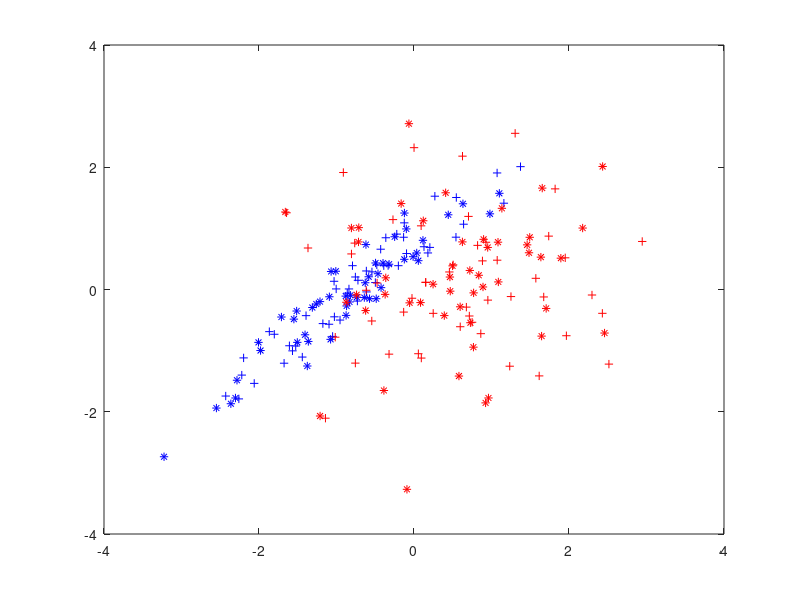

The MATLAB source for this figure: (Note: this script raises an error after producing the figure.)
% Goal: Gaussian Process Classification - GPC
set(0,'DefaultFigureWindowStyle','docked')

clc; clear; close all
%rng('default');

%% setup test Data points
n1 = 100; n2 = 100;
n_test = 50;

S1 = eye(2); S2 = [1,0.95;0.95,1];
m1 = [0.75, 0]; m2 = [-0.75, 0];

x1 = mvnrnd(m1,S1,n1);
x2 = mvnrnd(m2,S2,n2);

x = [x1(1:n1-n_test,:);x2(1:n2-n_test,:)]; y = [-ones(n1-n_test,1); ones(n2-n_test,1)];
x_test = [x1(n_test+1:end,:);x2(n_test+1:end,:)]; y_test = [-ones(n_test,1); ones(n_test,1)];

plot(x(y==1,1), x(y==1,2), 'b+', x(y==-1,1), x(y==-1,2), 'r+'); hold on;
plot(x_test(y_test==1,1), x_test(y_test==1,2), 'b*', x_test(y_test==-1,1), x_test(y_test==-1,2), 'r*'); hold on;
axis([-4 4 -4 4]);

%% predictive gaussian parameter finding (probit likelihood)
% based on algo 3.1 page 65 GPML book
maxiter = 1000;

sigmaf = 1; l = 1; sigman = 1;
K = get_kernel(x,x,sigmaf,l,sigman);
K = nearestSPD(K);
K = K + eps*eye(size(K));
f = zeros(size(y));

old_log_marg = -Inf; 
iter = 0; 
%while old_log_marg - New_objective > tol && it<maxit %newton iterations
for iter = 1:maxiter
    npf = normpdf(f); cpyf = normcdf(y.*f);
    
    %lp = log(cpyf);
    dlp = y.*npf./cpyf;%3.16
    d2lp = -npf.^2./cpyf.^2 - y.*f.*npf./cpyf;% 3.16
    
    W = -d2lp; sW = sqrt(W);
    B = eye(size(x,1))+sW.*K.*sW;%B=I+sqrt(W)*K*sqrt(W)
    %B = make_PD(B);
    B = nearestSPD(B);
    L = chol(B,'lower');
    b = W.*f + dlp; % 3.18 part 1
    a = b - sW.*(L'\(L\(sW.*K*b)));
    f = K*a;
    new_log_marg = -0.5 * a'*f ...
                + sum(log(normcdf(y.*f)))...
                - sum(log(diag(L)));
    if abs(new_log_marg - old_log_marg) < 1e-3 % need to adapt step sizes
        fprintf('FOUND! %f at %d iteration!',abs(new_log_marg - old_log_marg),iter)
        break
    else
        old_log_marg = new_log_marg;
    end
end  
fhat = f;

%% optimizing kernel hyperparameters

p = [1, 0.1];

fun = @(p) -(-0.5*fhat'*(get_kernel(x,x,p(1),p(2),0)\fhat) ...
    + sum(log(normcdf(y.*fhat)))...
    -0.5*log(det(eye(size(x,1))+...
    sqrt(normpdf(fhat).^2./normcdf(y.*fhat).^2 + y.*fhat.*normpdf(fhat)./normcdf(y.*fhat))...
    .*get_kernel(x,x,p(1),p(2),0).*...
    sqrt(normpdf(fhat).^2./normcdf(y.*fhat).^2 + y.*fhat.*normpdf(fhat)./normcdf(y.*fhat)))));
p = fminsearch(fun,p);

sigmaf=p(1); l=p(2);

%% Binary classification with  approximated Laplace GPC
% algo 3.2 GPML

npf = normpdf(fhat); cpyf = normcdf(y.*fhat);
    
lp = log(cpyf);
dlp = y.*npf./cpyf;%3.16
d2lp = -npf.^2./cpyf.^2 - y.*fhat.*npf./cpyf;% 3.16

W = -d2lp; sW = sqrt(W);
B = eye(size(x,1))+sW.*K.*sW;%B=I+sqrt(W)*K*sqrt(W)
B = make_PD(B);
B = nearestSPD(B);
L = chol(B,'lower');

K_s = get_kernel(x_test, x, sigmaf, l, sigman);
K_ss = get_kernel(x_test, x_test, sigmaf, l, sigman);

fs = K_s'*dlp;
v = L\(sW.*K_s);

y_test_var = diag(K_ss - v'*v);% uncertainty
y_test_mean = normcdf(real(fs./sqrt(1+y_test_var)));% best prediction

%plot(x(y_test_mean>=0.5,1), x(y_test_mean>=0.5,2), 'rO'); hold on;
%plot(x(y_test_mean<0.5,1), x(y_test_mean<0.5,2), 'bO'); hold on;

c1_thresh = 0.5; c2_thresh = 1 - c1_thresh;
y_test_temp = y_test_mean;

y_test_temp(y_test_mean>=c1_thresh) = 1;
y_test_temp(y_test_mean<c2_thresh) = -1;

acc = sum(y_test==y_test_temp);

plot(x(y==1,1), x(y==1,2), 'b+', x(y==-1,1), x(y==-1,2), 'r+'); hold on;
plot(x_test(y_test==1,1), x_test(y_test==1,2), 'b*', x_test(y_test==-1,1), x_test(y_test==-1,2), 'r*');
 
plot(x_test(y_test_mean>=c1_thresh,1), x_test(y_test_mean>=c1_thresh,2), 'bO',...
    x_test(y_test_mean<c2_thresh,1), x_test(y_test_mean<c2_thresh,2), 'rO');
axis([-3 3 -3 3]);title(sprintf('Gaussian Process Classification\nAccuracy = %2.2f%%',acc/100))

%% computation of the covariance function
function K = get_kernel(X1,X2,sigmaf,l,sigman)
k = @(x1,x2,sigmaf,l,sigman) (sigmaf^2)*exp(-(1/(2*l^2))*(x1-x2)*(x1-x2)') + (sigman^2);
K = zeros(size(X1,1),size(X2,1));
for i = 1:size(X1,1)
    for j = 1:size(X2,1)
        if i==j;K(i,j) = k(X1(i,:),X2(j,:),sigmaf,l,sigman);
        else;K(i,j) = k(X1(i,:),X2(j,:),sigmaf,l,0);end
    end
end
end
